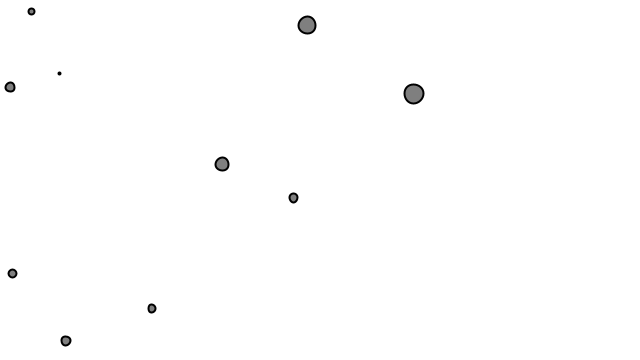
Frame 1 (no input)
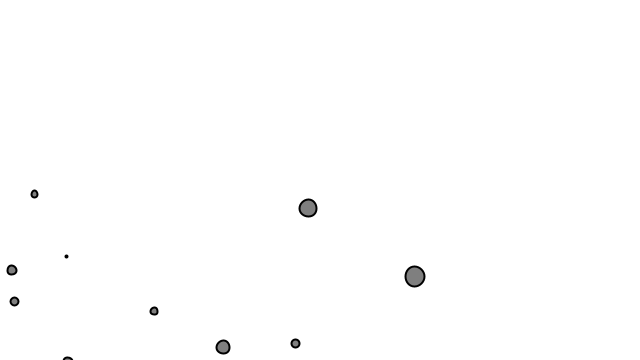
Frame 60 (the mouse pressed at the canvas centre just before this capture)
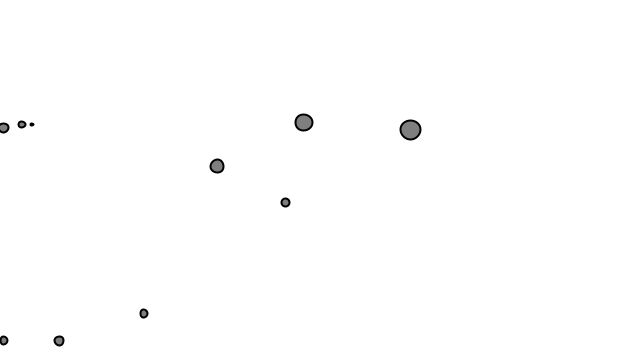
Frame 120 (the mouse held since frame 60 and released just before this capture)

The Processing sketch that drew these frames (run headless with seeded random() and noise(); from frame 60 on, the mouse is pressed at the canvas centre):

// Processing sketch: Balls_Blowing_In_The_Wind
// ── Balls_Blowing_In_The_Wind.pde
Mover[] movers = new Mover[10];
float xoff, yoff, w, m;

void setup(){
  
  size(640,360);
  for(int i = 0; i < 10; i++) {
  movers[i] = new Mover();
  }
  xoff = 0;
}

void draw(){
  background(255);
  
  PVector wind = new PVector(map(noise(xoff), 0, 1, -0.1, 0.1), 0);

  
  for(int i = 0; i < movers.length; i++){
    m = movers[i].mass;
    PVector gravity = new PVector(0,0.1*m);
    
    movers[i].applyForce(wind);
    movers[i].applyForce(gravity);
    
    movers[i].update();
    movers[i].display();
    movers[i].checkEdges();
  }   
    xoff += 0.01;
    yoff += 0.01;
}

// ── Mover.pde
class Mover {

  PVector location;
  PVector velocity;
  PVector acceleration;
  float mass;

  Mover() {
    location = new PVector(random(width),random(height));
    velocity = new PVector(0,0);
    acceleration = new PVector(0,0);
    mass = random(1,10);
  }
  
  void applyForce(PVector force) {
    PVector f = PVector.div(force,mass);
    acceleration.add(f);
  }
  
  void update() {
    velocity.add(acceleration);
    location.add(velocity);
    acceleration.mult(0);
  }

  void display() {
    stroke(0);
    strokeWeight(2);
    fill(127);
    ellipse(location.x,location.y, mass*2, mass*2);
  }

  void checkEdges() {

    if (location.x > width) {
      location.x = width;
      velocity.x *= -1;
    } else if (location.x < 0) {
      velocity.x *= -1;
      location.x = 0;
    }

    if (location.y > height) {
      velocity.y *= -1;
      location.y = height;
    }

  }

}
